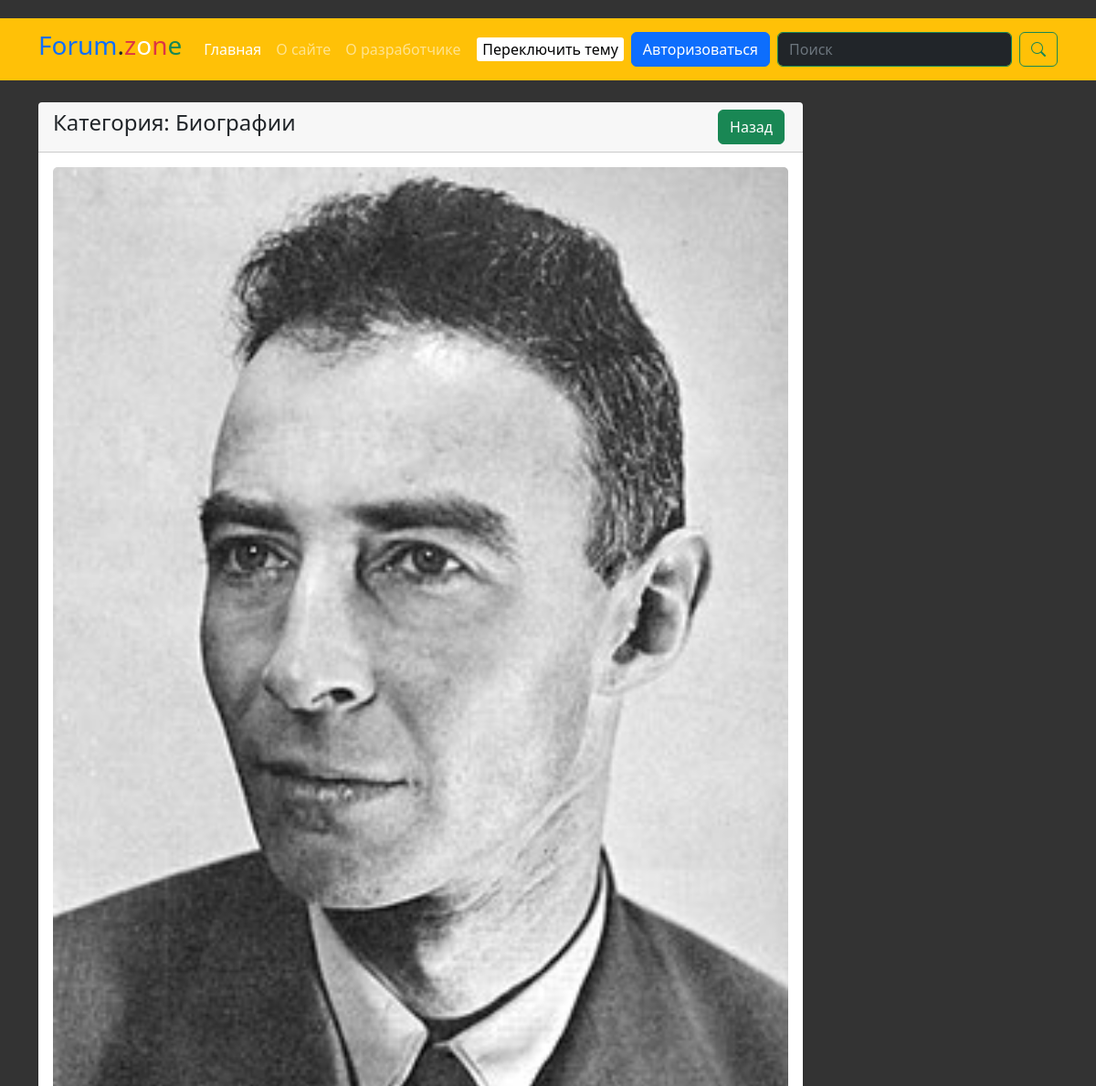
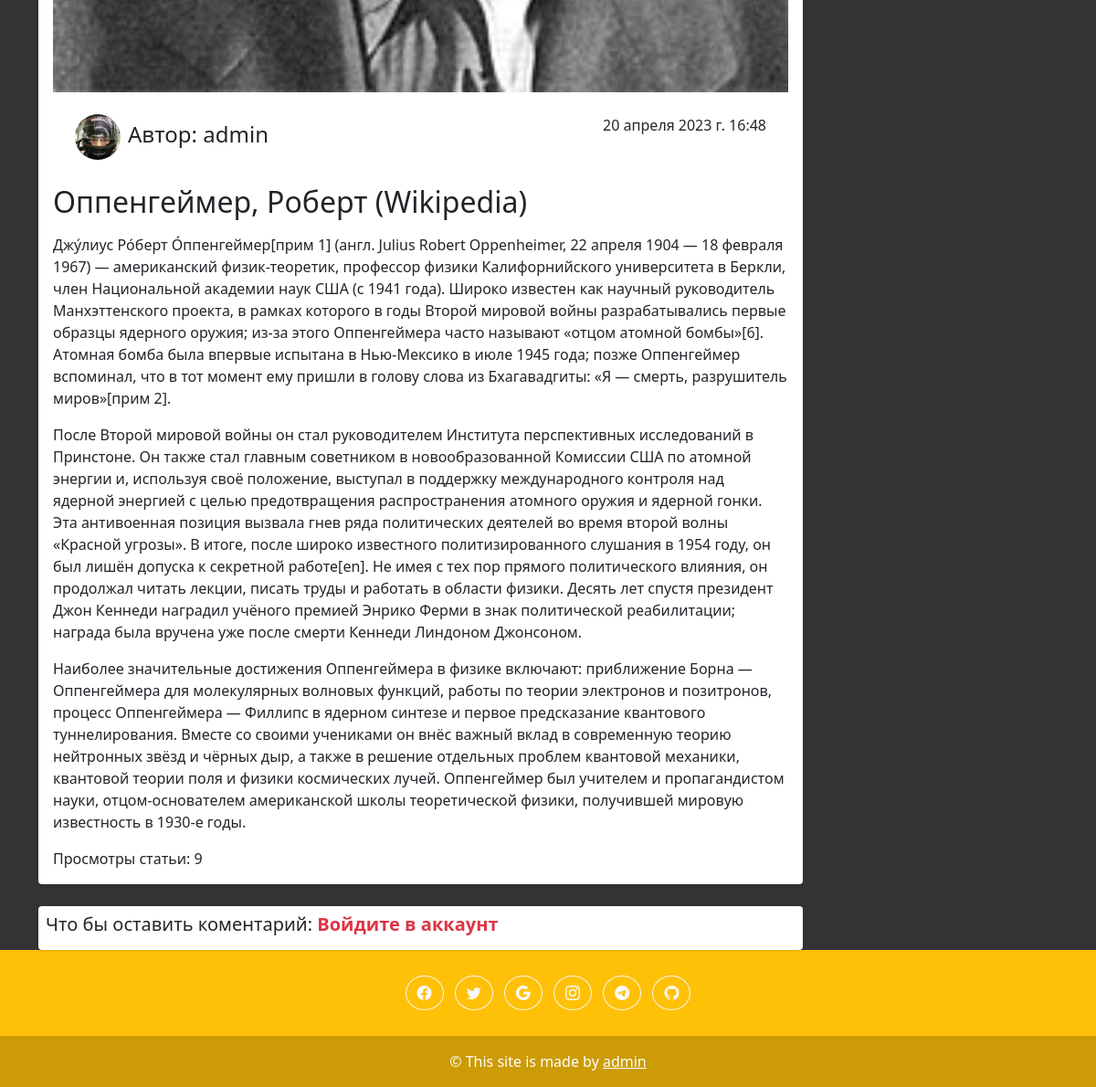
The app's page /article/13 with its own data (2 pictures, top to bottom).
### blog/models.py (models this page shows, shortened)
class Article(models.Model):
    title = models.CharField(max_length=255, verbose_name='Название статьи')
    content = models.TextField(verbose_name='Описание статьи')
    photo = models.ImageField(upload_to='photo/', blank=True, null=True, verbose_name='Изображение')
    created_at = models.DateTimeField(auto_now_add=True, verbose_name='Дата создания')
    updated_at = models.DateTimeField(auto_now=True, verbose_name='Дата изминения')
    views = models.IntegerField(default=0, verbose_name='Просмотры')
    category = models.ForeignKey(Category, on_delete=models.CASCADE, verbose_name='Категория')
    author = models.ForeignKey(User, on_delete=models.CASCADE, verbose_name='Автор', blank=True, null=True)
    class Meta:
        verbose_name = 'Статья'
        verbose_name_plural = 'Статьи'

class Category(models.Model):
    title = models.CharField(max_length=255, verbose_name='Название категории')
    def __str__(self):
        return self.title
    class Meta:
        verbose_name = 'Категория'
        verbose_name_plural = 'Категории'

class Profile(models.Model):
    user = models.OneToOneField(User, on_delete=models.CASCADE)
    photo = models.ImageField(upload_to='profiles/', blank=True, null=True)
    phone_number = models.CharField(max_length=30, blank=True, null=True)
    publisher = models.BooleanField(default=False, verbose_name='Право создания статьи')
    def get_photo(self):
        try:
            return self.photo.url
        except:
            return 'https://e7.pngegg.com/pngimages/265/535/png-clipart-computer-icons-silhouette-female-a-new-user-animals-head.png'
    class Meta:
        verbose_name = 'Профиль'
        verbose_name_plural = 'Профили'

### blog/views.py (the view)
# urls.py: path('article/<int:pk>', ArticleDetailView.as_view(), name='article'),
class ArticleDetailView(DetailView):
    model = Article
    context_object_name = 'article'
    def get_context_data(self, **kwargs):
        context = super().get_context_data()
        article = Article.objects.get(pk=self.kwargs['pk'])
        article.views += 1
        article.save()
        context['title'] = f'Статья {article.title}'
        if self.request.user.is_authenticated:
            context['comment_form'] = CommentForm()
        context['comments'] = Comment.objects.filter(article=article)
        return context

### blog/forms.py
class LoginForm(AuthenticationForm):
    username = forms.CharField(max_length=50, widget=forms.TextInput(attrs={
        'class': 'form-control',
        'placeholder': 'Имя пользователя'
    }))
    password = forms.CharField(widget=forms.PasswordInput(attrs={
        'class': 'form-control',
        'placeholder': 'Пароль'
    }))

class RegistrationForm(UserCreationForm):
    password1 = forms.CharField(widget=forms.PasswordInput(attrs={
        'class': 'form-control',
        'placeholder': 'Пароль'
    }))
    password2 = forms.CharField(widget=forms.PasswordInput(attrs={
        'class': 'form-control',
        'placeholder': 'Подтвердите пароль'
    }))
    username = forms.CharField(widget=forms.TextInput(attrs={
        'class': 'form-control',
        'placeholder': 'Имя пользователя'
    }))
    first_name = forms.CharField(widget=forms.TextInput(attrs={
        'class': 'form-control',
        'placeholder': 'Ваше имя'
    }))
    last_name = forms.CharField(widget=forms.TextInput(attrs={
        'class': 'form-control',
        'placeholder': 'Ваша фамилия'
    }))
    email = forms.EmailField(widget=forms.EmailInput(attrs={
        'class': 'form-control',
        'placeholder': 'Ваша почта'
    }))
    class Meta:
        model = User
        fields = ('username',
                  'first_name',
                  'last_name',
                  'email',
                  'password1',
                  'password2')

### blog/context_processors.py (called while the page is built)
def add_my_forms(request):
    return {
        'login_form': LoginForm(),
        'register_form': RegistrationForm(),
        'edit_account': EditAccountForm(instance=request.user if request.user.is_authenticated else None),
        'edit_profile': EditProfileForm()
    }

### blog/templates/blog/article_detail.html (shortened to what this page needs)
{% extends 'base.html' %}
{% block main %}
<div class="d-flex justify-content-between mt-4">
    <div class="col-9">
        <div class="card">
            <div class="card-header d-flex justify-content-between">
                <div class="category_name">
                    <a href="" class="h4 text-dark navbar-brand fs-4">Категория: {{ article.category }}</a>
                </div>
                <div class="d-flex justify-content-between">
                    <a href="{% url 'index' %}" class="btn btn-success mx-1">Назад</a>
                </div>
            </div>
            <div class="card-body">
                {% if article.photo %}
                <img src="{{ article.photo.url }}" class="card-img-top" alt="...">
                {% else %}
                <img src="https://metliefdegeregeld.nl/wp-content/uploads/2017/12/300x200-300dpi.jpg"
                     class="card-img-top" alt="...">
                {% endif %}
                <div class="d-flex justify-content-between p-4">
                    <div class="d-flex justify-content-between">
                        <img class="rounded-circle"
                             src="{{ article.author.profile.get_photo }}" alt=""
                             width="50" height="50">
                        <h4 class="p-2">Автор:
                            <a href="{% url 'profile' article.author.pk %}" class="navbar-brand">
                                {{ article.author }}
                            </a>
                        </h4>
                    </div>
                    <p>{{ article.created_at }}</p>
                </div>
                <h2>{{ article.title }}</h2>
                <p>{{ article.content|linebreaks }}</p>
                <span>Просмотры статьи: {{ article.views }}</span>
            </div>
        </div>
        <div class="card mt-4 p-2">
            {% if request.user.is_authenticated %}
            <form action="{% url 'save_comment' article.pk %}" method="post">
                {% csrf_token %}
                {{ comment_form.as_p }}
                <button type="submit" class="btn btn-secondary">Оставить коментарий</button>
            </form>
            {% else %}
            <h5>Что бы оставить коментарий: <a class="link-danger navbar-brand fw-bold fs-5" href="{% url 'login' %}">Войдите в аккаунт</a></h5>
            {% endif %}
        </div>
    </div>
    <div class="col-3">
    </div>
</div>
{% endblock main %}

### blog/static/blog/css/dark-mode.css (style rules this page uses)
body { margin-top: 20px; text-align: left; background-color: #333; transition: 1s; }
.card { box-shadow: 0 1px 3px 0 rgba(0,0,0,.1), 0 1px 2px 0 rgba(0,0,0,.06); }
.card { position: relative; display: flex; flex-direction: column; min-width: 0; word-wrap: break-word; background-color: #fff; background-clip: border-box; border: 0 solid rgba(0,0,0,.125); border-radius: .25rem; }
.card-body { flex: 1 1 auto; min-height: 1px; padding: 1rem; }

### records on screen
Article: category "Биографии", photo (picture), author.profile.get_photo (picture), author "admin", created_at "20 апреля 2023 г. 16:48", title "Оппенгеймер, Роберт (Wikipedia)", content "Джу́лиус Ро́берт О́ппенгеймер[прим 1] (англ. Julius Robert Oppenheimer, 22 апреля 1904 — 18 февраля 1967) — американский физик-теоретик, профессор физики Калифорнийского университета в Беркли, член Национальной академии наук США (с 1941 года). Широко известен как научный руководитель Манхэттенского проекта, в рамках которого в годы Второй мировой войны разрабатывались первые образцы ядерного оружия; из-за этого Оппенгеймера часто называют «отцом атомной бомбы»[6]. Aтомная бомба была впервые испытана в Нью-Мексико в июле 1945 года; позже Оппенгеймер вспоминал, что в тот момент ему пришли в голову слова из Бхагавадгиты: «Я — смерть, разрушитель миров»[прим 2]. После Второй мировой войны он…", views "9"
